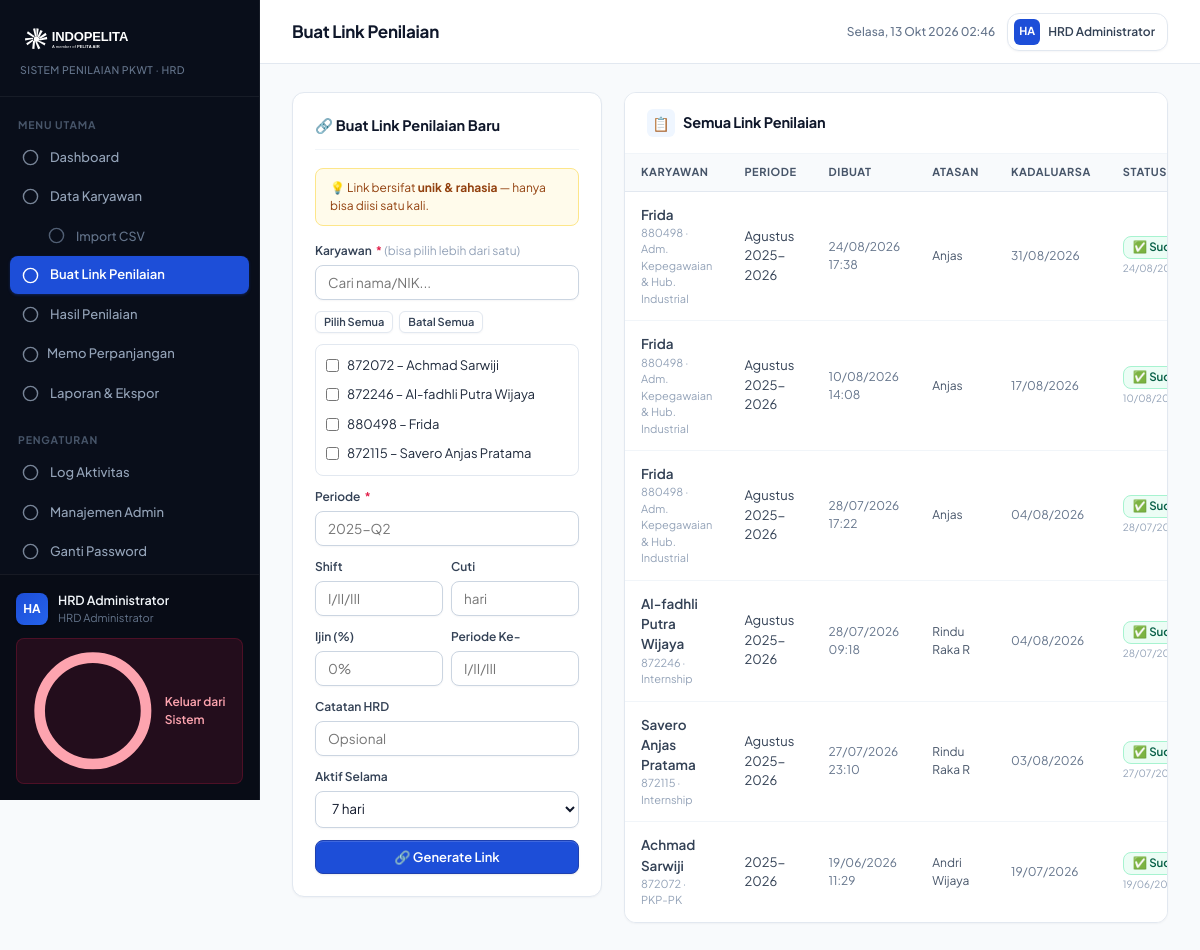
The app's page /admin/token.php (signed in) with its own data.
### tables this page shows
CREATE TABLE `karyawan` (
  `id` int(11) NOT NULL AUTO_INCREMENT,
  `nik` varchar(20) NOT NULL,
  `nama` varchar(100) NOT NULL,
  `jabatan` varchar(100) NOT NULL,
  `penempatan` varchar(100) DEFAULT NULL,
  `atasan_langsung` varchar(100) DEFAULT NULL,
  `mulai_bekerja` date DEFAULT NULL,
  `is_active` tinyint(1) DEFAULT 1,
  `created_at` timestamp NOT NULL DEFAULT current_timestamp(),
  PRIMARY KEY (`id`),
  UNIQUE KEY `nik` (`nik`)
);

### config.php (called while the page is built, shortened)
<?php
function e(string $s): string {
    return htmlspecialchars($s, ENT_QUOTES, 'UTF-8');
}

### admin/token.php (the view, shortened to what this page needs)
<?php
require_once __DIR__ . '/../config.php';
$db = db(); $msg = $err = $newLink = '';
$preKaryawan = intval($_GET['karyawan'] ?? 0);
$filter=intval($_GET['filter_k']??0); $where=$filter?"WHERE ft.karyawan_id=$filter":"";
$tokens=$db->query("SELECT ft.*,k.nama,k.jabatan,k.nik,k.atasan_langsung FROM form_tokens ft JOIN karyawan k ON k.id=ft.karyawan_id $where ORDER BY ft.created_at DESC LIMIT 60");
$listKaryawan=$db->query("SELECT id,nik,nama,jabatan FROM karyawan WHERE is_active=1 ORDER BY nama");
require_once __DIR__ . '/../includes/admin_header.php';
?>
<div style="display:grid;grid-template-columns:310px 1fr;gap:22px;align-items:flex-start;">
  <div class="form-card">
    <div class="form-card-header">🔗 Buat Link Penilaian Baru</div>
    <div style="background:#fffbeb;border:1px solid #fde68a;border-radius:var(--radius);padding:10px 14px;font-size:12px;color:#92400e;margin-bottom:16px;">
      💡 Link bersifat <strong>unik & rahasia</strong> — hanya bisa diisi satu kali.
    </div>
    <form method="POST">
      <div class="form-grid" style="gap:12px;">
        <div class="form-group">
          <label class="form-label">Karyawan <span class="req">*</span> <span style="font-weight:400;color:var(--gray-400);">(bisa pilih lebih dari satu)</span></label>
          <input type="text" id="karyawanFilter" class="form-control" placeholder="Cari nama/NIK..." style="margin-bottom:6px;">
          <div style="display:flex;gap:6px;margin-bottom:6px;">
            <button type="button" class="btn btn-light btn-xs" onclick="toggleAllKaryawan(true)">Pilih Semua</button>
            <button type="button" class="btn btn-light btn-xs" onclick="toggleAllKaryawan(false)">Batal Semua</button>
          </div>
          <div id="karyawanList" style="max-height:220px;overflow-y:auto;border:1px solid var(--gray-200);border-radius:var(--radius);padding:6px;">
            <?php while($k=$listKaryawan->fetch_assoc()): ?>
            <label class="karyawan-item" data-search="<?= strtolower(e($k['nik'].' '.$k['nama'])) ?>" style="display:flex;align-items:center;gap:8px;padding:5px 4px;font-size:13px;cursor:pointer;">
              <input type="checkbox" name="karyawan_ids[]" value="<?= $k['id'] ?>" <?= $preKaryawan===$k['id']?'checked':'' ?>>
              <span><?= e($k['nik']) ?> – <?= e($k['nama']) ?></span>
            </label>
            <?php endwhile; ?>
          </div>
        </div>
        <div class="form-group">
          <label class="form-label">Periode <span class="req">*</span></label>
          <input type="text" name="periode" class="form-control" placeholder="2025-Q2" required>
        </div>
        <div style="display:grid;grid-template-columns:1fr 1fr;gap:8px;">
          <div class="form-group"><label class="form-label">Shift</label><input type="text" name="shift" class="form-control" placeholder="I/II/III"></div>
          <div class="form-group"><label class="form-label">Cuti</label><input type="text" name="cuti" class="form-control" placeholder="hari"></div>
        </div>
        <div style="display:grid;grid-template-columns:1fr 1fr;gap:8px;">
          <div class="form-group"><label class="form-label">Ijin (%)</label><input type="text" name="ijin" class="form-control" placeholder="0%"></div>
          <div class="form-group"><label class="form-label">Periode Ke-</label><input type="text" name="periode_ke" class="form-control" placeholder="I/II/III"></div>
        </div>
        <div class="form-group"><label class="form-label">Catatan HRD</label><input type="text" name="catatan_hrd" class="form-control" placeholder="Opsional"></div>
        <div class="form-group">
          <label class="form-label">Aktif Selama</label>
          <select name="days" class="form-control">
            <option value="3">3 hari</option><option value="7" selected>7 hari</option>
          </select>
        </div>
        <button type="submit" class="btn btn-primary btn-block">🔗 Generate Link</button>
      </div>
    </form>
  </div>
  <div class="card">
    <div class="card-header">
      <div class="card-title"><div class="card-title-icon">📋</div>Semua Link Penilaian</div>
    </div>
    <div class="tbl-wrap">
      <table class="tbl">
        <thead><tr><th>Karyawan</th><th>Periode</th><th>Dibuat</th><th>Atasan</th><th>Kadaluarsa</th><th>Status</th><th>Aksi</th></tr></thead>
        <tbody>
          <?php while($r=$tokens->fetch_assoc()):
            $isExp=!$r['is_submitted']&&strtotime($r['expires_at'])<time();
          ?>
          <tr>
            <td><div style="font-weight:600"><?= e($r['nama']) ?></div><div style="font-size:11px;color:var(--gray-400)"><?= e($r['nik']) ?> · <?= e($r['jabatan']) ?></div></td>
            <td style="font-size:13px"><?= e($r['periode']) ?></td>
            <td style="font-size:12px;color:var(--gray-500)"><?= date('d/m/Y H:i',strtotime($r['created_at'])) ?></td>
            <td style="font-size:12px;color:var(--gray-600)"><?= e($r['atasan_langsung'] ?: '-') ?></td>
            <td style="font-size:12px;color:<?= $isExp?'var(--red)':'var(--gray-500)' ?>">
              <?= date('d/m/Y',strtotime($r['expires_at'])) ?>
            </td>
            <td>
              <?php if($r['is_submitted']): ?>
                <span class="badge badge-green">✅ Sudah Diisi</span>
                <?php if($r['submitted_at']): ?><div style="font-size:10px;color:var(--gray-400);margin-top:2px"><?= date('d/m/Y H:i',strtotime($r['submitted_at'])) ?></div><?php endif; ?>
              <?php elseif($isExp): ?><span class="badge badge-red">⏰ Kadaluarsa</span>
              <?php else: ?><span class="badge badge-amber">⏳ Menunggu</span><?php endif; ?>
            </td>
          </tr>
          <?php endwhile; ?>
        </tbody>
      </table>
    </div>
  </div>
</div>
<?php require_once __DIR__ . '/../includes/admin_footer.php'; ?>

### records on screen
karyawan: nik "872072", nama "Achmad Sarwiji"
karyawan: nik "872246", nama "Al-fadhli Putra Wijaya"
karyawan: nik "880498", nama "Frida"
karyawan: nik "872115", nama "Savero Anjas Pratama"

### other values on screen
$initials "HA"
$_SESSION['admin_nama'] "HRD Administrator"
$pageTitle "Buat Link Penilaian"
$r['nama'] "Frida"
$r['nik'] "880498"
$r['jabatan'] "Adm. Kepegawaian & Hub. Industrial"
$r['periode'] "Agustus 2025-2026"
date('d/m/Y H:i',strtotime($r['created_at'])) "24/08/2026 17:38"
$r['atasan_langsung'] ?: '-' "Anjas"
date('d/m/Y',strtotime($r['expires_at'])) "31/08/2026"
date('d/m/Y H:i',strtotime($r['created_at'])) "10/08/2026 14:08"
date('d/m/Y',strtotime($r['expires_at'])) "17/08/2026"
date('d/m/Y H:i',strtotime($r['created_at'])) "28/07/2026 17:22"
date('d/m/Y',strtotime($r['expires_at'])) "04/08/2026"
$r['nama'] "Al-fadhli Putra Wijaya"
